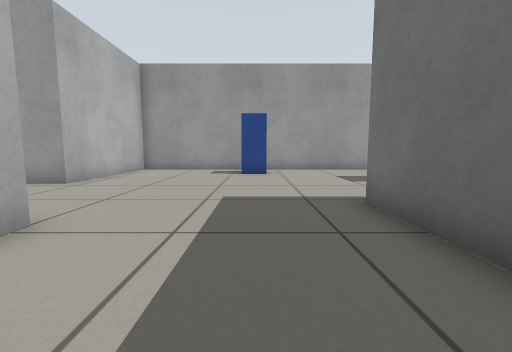
view 1 (above)

16 first-person views from a walk through a robot-simulator world made for Gazebo. The camera is 0.5 m above the floor, tilts 6° down and sees 90° across. The lines on the ground mark 1 m squares. The floor is counted in squares, 0.5 m on a side. Each view is taken from the middle of a square. On the plan, view 1 faces up. The plan holds only what a view shows up to about 11 squares ahead; the rest is blank. Simple patterns stand in for the simulator's built-in surfaces. Some stock models are drawn as simple stand-ins.

view 2
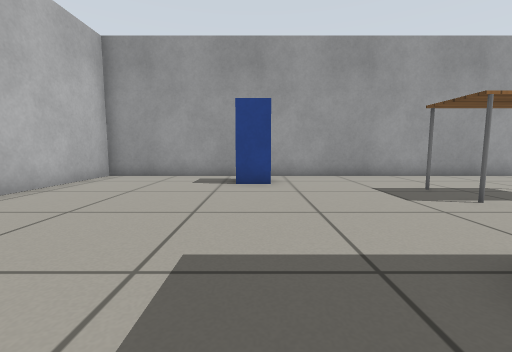

view 3
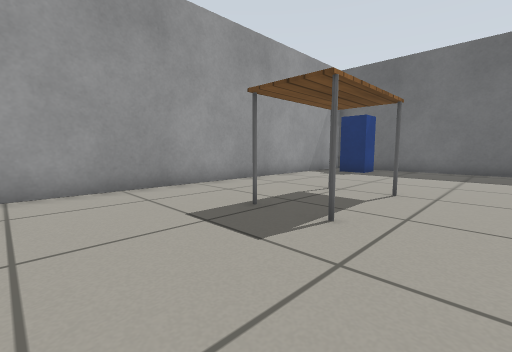

view 4
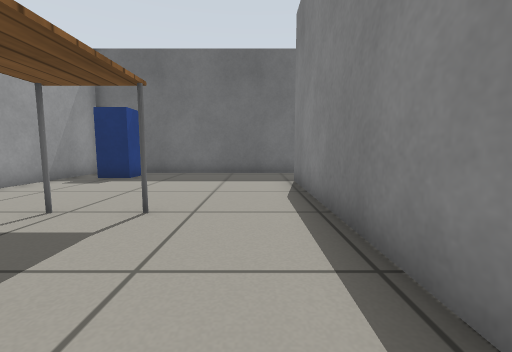

view 5
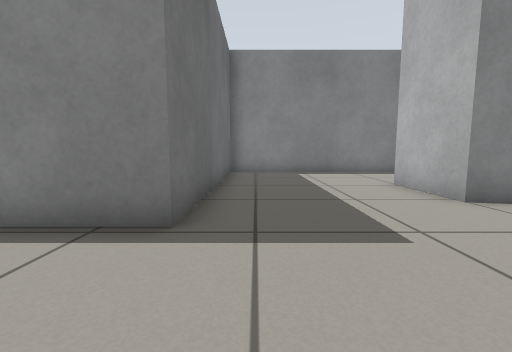

view 6
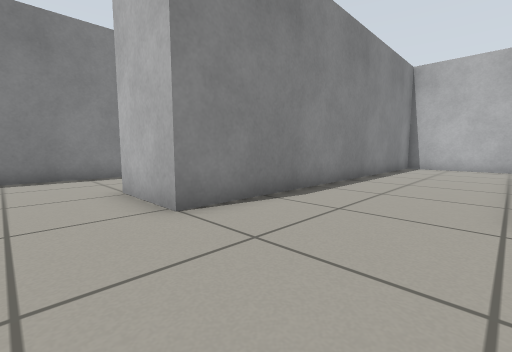

view 7
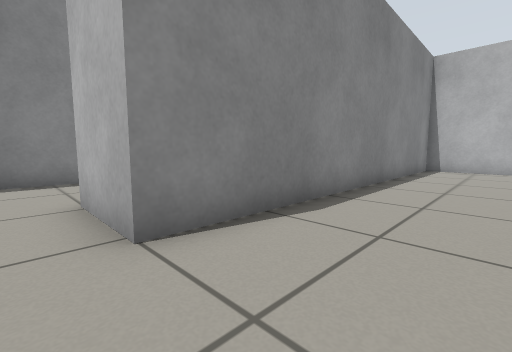

view 8
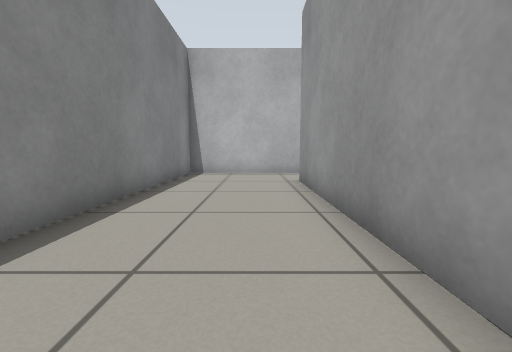

view 9
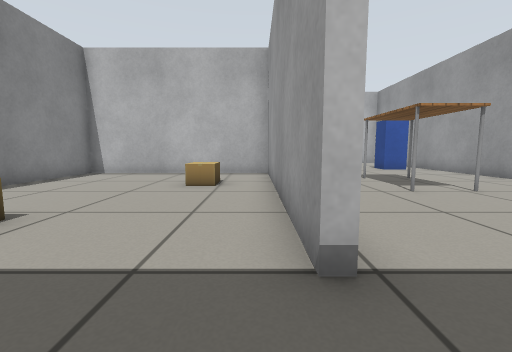

view 10
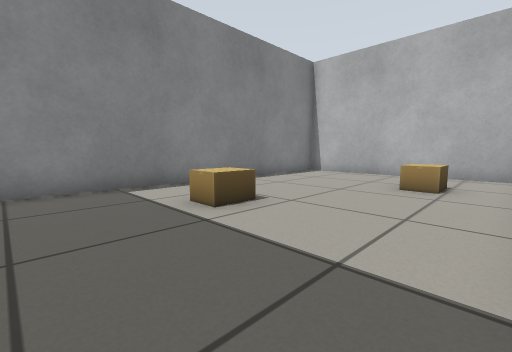

view 11
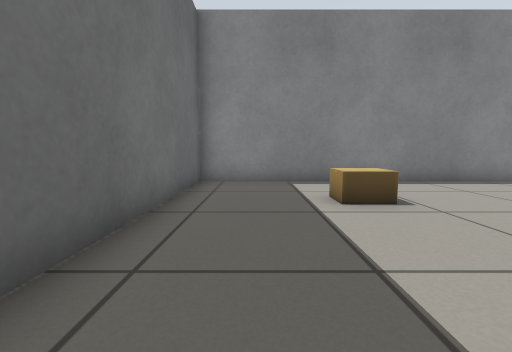

view 12
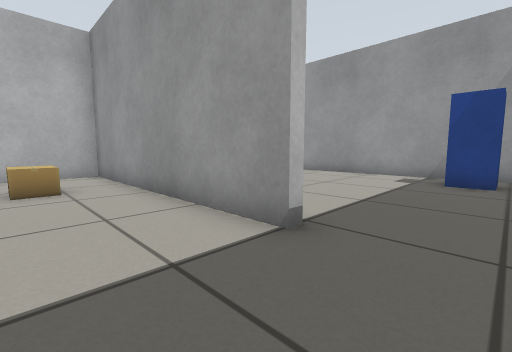

view 13
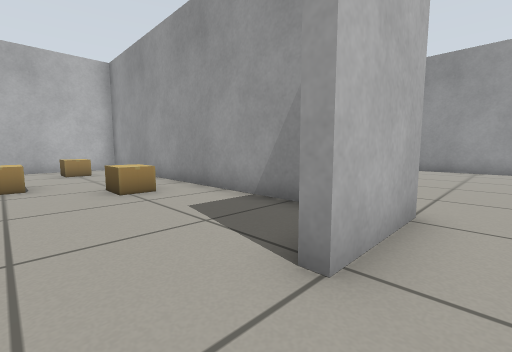

view 14
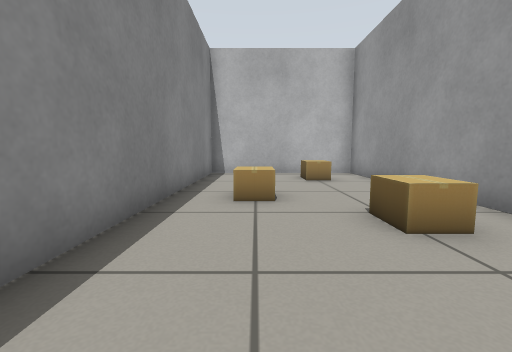

view 15
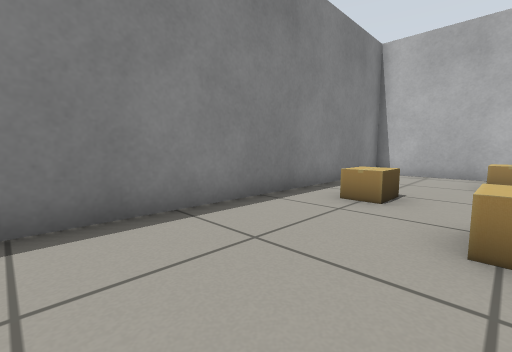

view 16
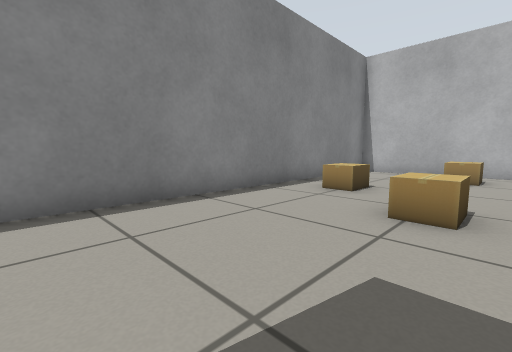

### Floor plan
Points are (right, up) in squares from view 1. A wall is a line through its corners. A room is listed if a view was taken in it or the views show most of it. See-through windows are left out.
Room 1 (views 1, 2, 3, 4, 5, 6, 7, 8, 11, 13)
walls: (-3.6, -2.8) (2.1, -2.8) (2.1, 4.8) (11.1, 4.8) (11.1, 4.5); (13.7, 4.6) (13.7, 12.5) (-5.5, 12.5) (-5.5, 7.4) (-13, 7.4); (-15.7, 7.9) (-15.7, 3.3) (-2.9, 3.3) (-2.9, 0.6)
ways out: opening at (12.5, 5) to room 2; opening at (-3, -1) to room 3
objects: postbox (0, 11); table (4, 8) to (7, 9); postbox (12, 11) to (13, 11)
Room 2 (views 9, 10, 12)
walls: (11.1, 4.5) (2.4, 4.5) (2.4, -2.8) (13.7, -2.8) (13.7, 4.6)
ways out: opening at (12.5, 5) to room 1
objects: cardboard box (5, 2) to (6, 3); cardboard box (10, 0)
Room 3 (views 14, 15, 16)
walls: (-4.8, 3) (-15.7, 3) (-15.7, -2.8) (-3.6, -2.8)
ways out: opening at (-3, -1) to room 1
objects: cardboard box (-14, 1) to (-13, 1); cardboard box (-11, -1) to (-10, -1); cardboard box (-9, 1) to (-8, 1)

Positions as (right, up) in squares from view 1, and headings:
1: (0, 0), facing up
2: (0, 3), facing up
3: (1, 6), facing up-right
4: (3, 6), facing right
5: (1, 8), facing down
6: (-1, 7), facing down-left
7: (-2, 6), facing down-left
8: (-5, 6), facing left
9: (13, 4), facing left
10: (13, 4), facing down-left
11: (12, 5), facing down
12: (13, 2), facing up-left
13: (-2, -1), facing up-left
14: (-5, -1), facing left
15: (-5, 1), facing down-left
16: (-4, 2), facing down-left
